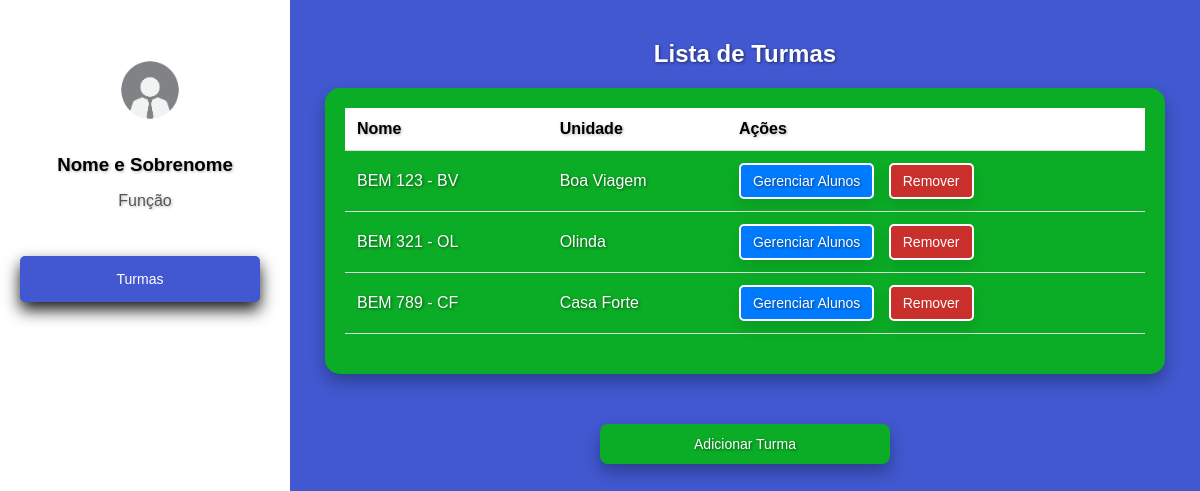
Page /cadastros/turmas/ (signed in) on the committed database.
### cadastros/models.py (models this page shows, shortened)
class Turma(models.Model):
    nome = models.CharField(max_length=100)
    unidade = models.ForeignKey(Unidade, on_delete=models.CASCADE, related_name='turmas')

class Unidade(models.Model):
    nome = models.CharField(max_length=100, unique=True)
    def __str__(self):
        return self.nome

### cadastros/views.py (the view, shortened to what this page needs)
# urls.py: path('turmas/', TurmaView.as_view(), name='turmas'),
class TurmaView(LoginRequiredMixin, View):
    login_url = '/login/'
    template_name_list = 'turmas.html'
    template_name_add = 'adicionar_turma.html'
    def get(self, request, turma_id=None):
        if turma_id:
            turma = TurmaMediator.obter_turma(turma_id)
            unidades = Unidade.objects.all()
            return render(request, self.template_name_edit, {'turma': turma, 'unidades': unidades})
        elif request.path.endswith('adicionar/'):
            unidades = Unidade.objects.all()
            return render(request, self.template_name_add, {'unidades': unidades})
        else:
            turmas = TurmaMediator.listar_turmas()
            return render(request, self.template_name_list, {'turmas': turmas})

### cadastros/mediators.py (called while the page is built)
    @staticmethod
    def listar_turmas():
        return Turma.objects.all()

### cadastros/templates/turmas.html (shortened to what this page needs)
<!DOCTYPE html>
<html lang="pt-br">
<head>
</head>
<body>
    <div class="sidebar">
        <div class="profile">
            <img src="/static/imgfunc.jpg" alt="funcionario" width="100" height="100" style="margin-top: 20px; margin-left: 10px;">
            <h3>Nome e Sobrenome</h3>
            <p>Função</p>
        </div>
        <nav>
            <a href="#" id="menu-botoes">Turmas</a>
        </nav>
    </div>
    <div class="container">
        <h2>Lista de Turmas</h2>
        <div class="table-container">
            <table>
                <thead>
                    <tr>
                        <th>Nome</th>
                        <th>Unidade</th>
                        <th>Ações</th>
                    </tr>
                </thead>
                <tbody>
                    {% for turma in turmas %}
                    <tr id="turma-{{ turma.id }}">
                        <td>{{ turma.nome }}</td>
                        <td>{{ turma.unidade }}</td>
                        <td>
                            <a href="{% url 'alunos' turma_id=turma.id %}" class="gerenciar-alunos gerenciamento-botao">Gerenciar Alunos</a>
                            <button class="remover-turma gerenciamento-botao2" data-id="{{ turma.id }}">Remover</button>
                        </td>
                    </tr>
                    {% endfor %}
                </tbody>
            </table>
        </div>
        <a href="{% url 'adicionar_turma' %}" class="add-turma" style="text-shadow: 0.0625rem 0.0625rem 0.1875rem rgba(0, 0, 0, 0.5);">Adicionar Turma</a>
    </div>
</body>
</html>

### cadastros/templates/turmas.html (style rules this page uses)
body { font-family: Arial, sans-serif; background-color: rgb(65, 88, 208); color: #333; margin: 0; padding: 0; display: flex; height: 100vh; }
.sidebar { width: 250px; background-color: white; padding: 20px; color: black; display: flex; flex-direction: column; justify-content: flex-start; }
.sidebar .profile { text-align: center; margin-bottom: 30px; }
.sidebar .profile h3 { margin: 10px 0 5px; color: black; text-shadow: 0.0625rem 0.0625rem 0.1875rem rgba(0, 0, 0, 0.3); }
.sidebar .profile p { color: #555; text-shadow: 0.0625rem 0.0625rem 0.1875rem rgba(0, 0, 0, 0.3); }
.sidebar nav { display: flex; flex-direction: column; }
.sidebar nav a { text-decoration: none; color: white; padding: 15px; border-radius: 5px; background-color: rgb(65, 88, 208); margin-bottom: 10px; text-align: center; box-shadow: 0 0.5rem 1rem rgba(0, 0, 0, 0.9); text-decoration: none; font-size: 14px; cursor: pointer; border: none; transition: background-color 0.3s ease; }
.container { flex: 1; padding: 20px; background-color: rgb(65, 88, 208); color: white; }
h2 { text-align: center; color: #fff; margin-top: 20px; text-shadow: 0.0625rem 0.0625rem 0.1875rem rgba(0, 0, 0, 0.5); }
.table-container { margin: 0 auto; padding: 20px; max-width: 800px; background-color: rgb(11, 173, 38); border-radius: 15px; color: rgb(255, 255, 255); box-shadow: 0 0.5rem 1rem rgba(0, 0, 0, 0.3); text-shadow: 0.0625rem 0.0625rem 0.1875rem rgba(0, 0, 0, 0.5); }
table { width: 100%; border-collapse: collapse; margin-bottom: 20px; }
th, td { text-align: left; padding: 12px; border-bottom: 1px solid #ddd; }
th { background-color: #ffffff; color: black; font-weight: bold; text-shadow: 0.0625rem 0.0625rem 0.1875rem rgba(0, 0, 0, 0.3); }
tr:nth-child(even) { background-color: rgb(11, 173, 38); }
a, button { background-color: #007BFF; color: white; text-decoration: none; padding: 8px 12px; border-radius: 5px; font-size: 14px; cursor: pointer; border: none; }
a { margin-right: 10px; }
.remover-turma { background-color: #D9534F; }
.add-turma { display: block; text-align: center; background-color: rgb(11, 173, 38); color: white; padding: 12px 20px; border-radius: 8px; text-decoration: none; width: 250px; margin: 50px auto; box-shadow: 0 0.5rem 1rem rgba(0, 0, 0, 0.3); text-shadow: 0.0625rem 0.0625rem 0.1875rem rgba(0, 0, 0, 0.5); transition: background-color 0.5s ease; }
.gerenciamento-botao { box-shadow: 0 0.5rem 1rem rgba(0, 0, 0, 0.1); border: 2px solid white; padding: 8px 12px; border-radius: 5px; color: white; background-color: #007bff; transition: background-color 0.3s ease; }
.gerenciamento-botao2 { box-shadow: 0 0.5rem 1rem rgba(0, 0, 0, 0.1); border: 2px solid white; padding: 8px 12px; border-radius: 5px; color: white; background-color: #C9302C; transition: background-color 0.5s ease; }

### rows in the picture
Turma: nome "BEM 123 - BV", unidade "Boa Viagem"
Turma: nome "BEM 321 - OL", unidade "Olinda"
Turma: nome "BEM 789 - CF", unidade "Casa Forte"
